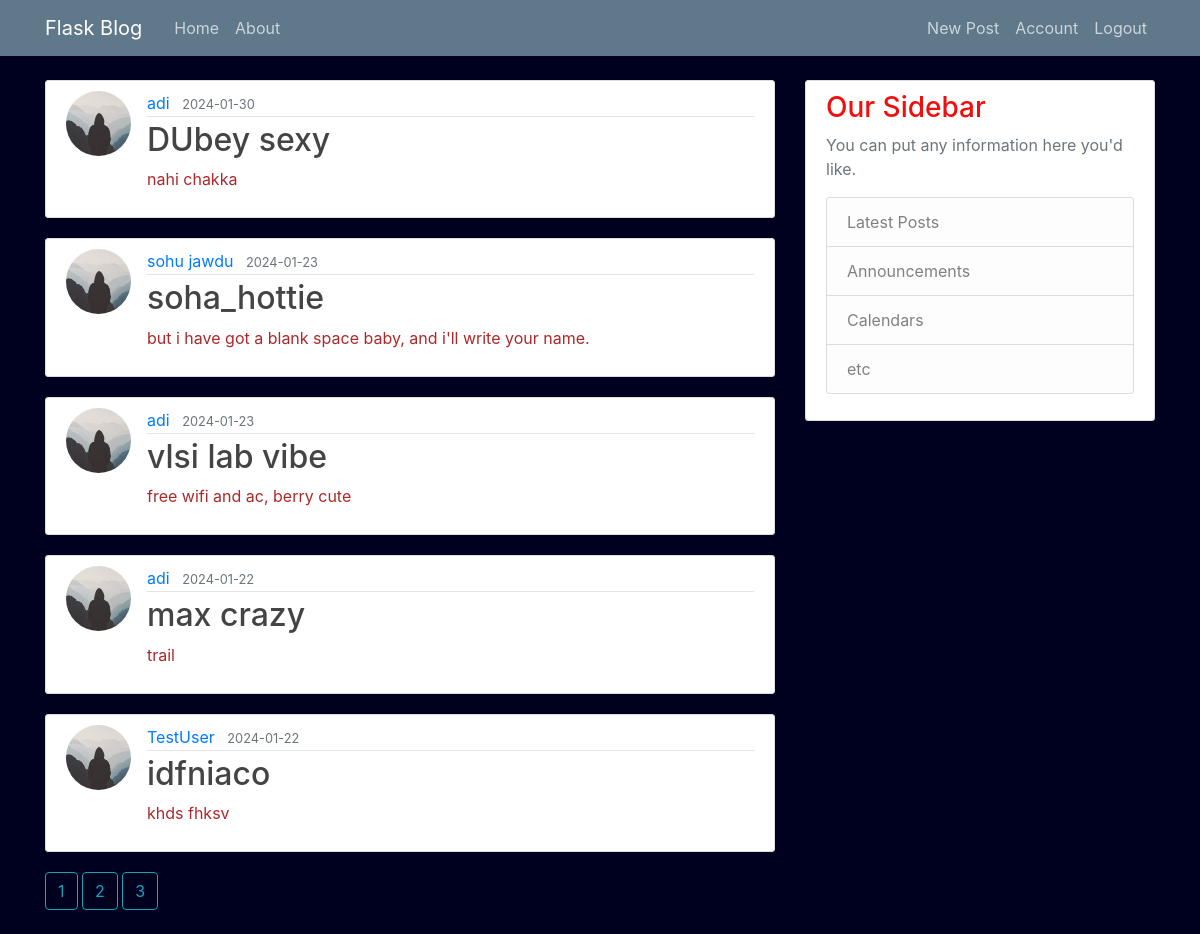
Screenshot of /home (signed in) with the database file from the repository.
### flaskblog/models.py (models this page shows, shortened)
class Post(db.Model):
    id = db.Column(db.Integer, primary_key=True)
    title = db.Column(db.String(100), nullable=False)
    date_posted = db.Column(db.DateTime, nullable=False, default=datetime.utcnow)
    content = db.Column(db.Text, nullable=False)
    user_id = db.Column(db.Integer, db.ForeignKey('user.id'), nullable=False)

class User(db.Model, UserMixin):
    id = db.Column(db.Integer, primary_key= True)
    username = db.Column(db.String(20), unique = True, nullable = False)
    email = db.Column(db.String(120), unique = True, nullable = False)
    image_file = db.Column(db.String(20), nullable = False, default = 'default.jpg')
    password = db.Column(db.String(60), nullable=False)
    posts = db.relationship('Post', backref='author', lazy=True)

### flaskblog/routes.py (the view)
@app.route("/")
@app.route("/home")
def home():
    page = request.args.get('page', 1, type=int)
    posts = Post.query.order_by(Post.date_posted.desc()).paginate(page=page, per_page=5)
    return render_template('home.html', posts=posts)

### flaskblog/models.py (called while the page is built)
@login_manager.user_loader
def load_user(user_id):
    return User.query.get(int(user_id))

### flaskblog/templates/home.html
{% extends "layout.html" %}
{% block content %}
    {% for post in posts.items %}
    <article class="media content-section">
        <img class="rounded-circle article-img" src="{{ url_for('static', filename= 'profie_pics/' + post.author.image_file) }}">
        <div class="media-body">
          <div class="article-metadata">
            <a class="mr-2" href="{{ url_for('user_posts', username=post.author.username) }}">{{ post.author.username }}</a>
            <small class="text-muted">{{ post.date_posted.strftime('%Y-%m-%d') }}</small>
          </div>
          <h2><a class="article-title" href="{{ url_for('post', post_id=post.id) }}">{{ post.title }}</a></h2>
          <p class="article-content">{{ post.content }}</p>
        </div>
    </article>
    {% endfor %}
    {% for page_num in posts.iter_pages(left_edge=1, right_edge=1, left_current=1, right_current=2) %}
      {% if page_num %}
        {% if posts.page == page_num %}
          <a class="btn btn-outline-info mb-4" href="{{ url_for('home', page=page_num) }}">{{ page_num }}</a>
        {% else %}
          <a class="btn btn-outline-info mb-4" href="{{ url_for('home', page=page_num) }}">{{ page_num }}</a>
        {% endif %}
      {% else %}
        ...
      {% endif %}
    {% endfor %}
{% endblock content %}

### flaskblog/static/main.css (style rules this page uses)
body { background: #00001f; color: #ad2929; margin-top: 5rem; }
h1, h2, h3, h4, h5, h6 { color: #f10e0e; }
.content-section { background: #ffffff; padding: 10px 20px; border: 1px solid #dddddd; border-radius: 3px; margin-bottom: 20px; }
.article-title { color: #444444; }
.article-content { white-space: pre-line; }
.article-img { height: 65px; width: 65px; margin-right: 16px; }
.article-metadata { padding-bottom: 1px; margin-bottom: 4px; border-bottom: 1px solid #e3e3e3 }

### rows the page displays
Post: image_file (placeholder picture), author.username "adi", date_posted "2024-01-30", title "DUbey sexy", content "nahi chakka"
Post: image_file (placeholder picture), author.username "sohu jawdu", date_posted "2024-01-23", title "soha_hottie", content "but i have got a blank space baby, and i'll write your name."
Post: image_file (placeholder picture), author.username "adi", date_posted "2024-01-23", title "vlsi lab vibe", content "free wifi and ac, berry cute"
Post: image_file (placeholder picture), author.username "adi", date_posted "2024-01-22", title "max crazy", content "trail"
Post: image_file (placeholder picture), author.username "TestUser", date_posted "2024-01-22", title "idfniaco", content "khds fhksv"

### other values shown
{{ page_num }} "1"
{{ page_num }} "2" "3"
